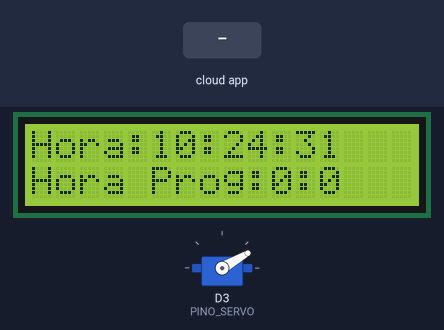
A sketch run on a simulated ESP8266 (NodeMCU). Parts: 16×2 character LCD, servo. The test bench sets the inputs (shaded band). WiFi joins after 1.5 s; servers stay silent unless stated; network time is answered at once with the bench clock; the local clock reads 2024-03-15 10:24:30 at power-on unless the sketch sets it; no MQTT or app messages arrive unless stated; what the sketch prints to the serial monitor is not drawn.

Above: at 2.7 s.
2.8 s: the phone or cloud app sets petchef to ON
At 3.2 s:
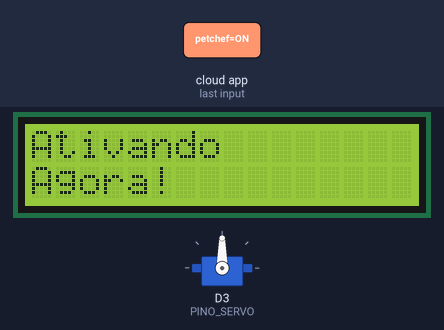
At 5.1 s:
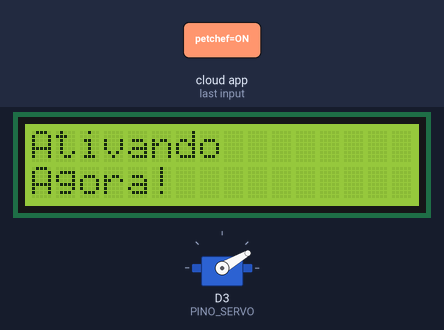
5.8 s: the phone or cloud app sets petchef to TARDE
At 7.7 s:
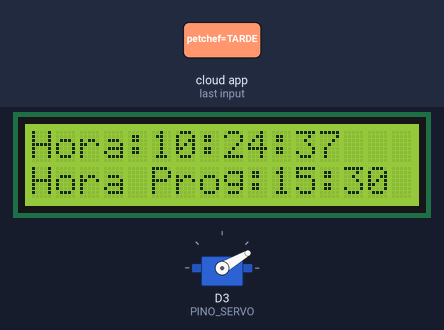
Timing chart, 0 to 9.2 s (numbered marks = the images above; inputs shaded):
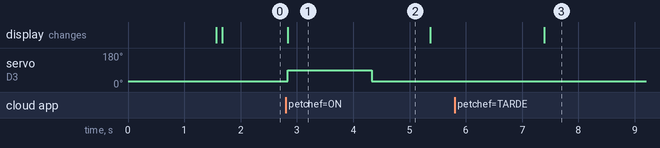

The sketch:

PetChef.ino
```cpp
//Bibliotecas que iremos utilizar

#include <ESP8266WiFi.h>

#include <Servo.h>

#include <Wire.h>

#include <LiquidCrystal_I2C.h>

#include "Adafruit_MQTT.h"

#include "Adafruit_MQTT_Client.h"

#include <NTPClient.h>

#include <WiFiUdp.h>

// Setup Wifi

#define WIFI_SSID "**********" //Nome da sua rede Wifi

#define WIFI_PASS "**********" //Senha da sua rede wifi

#define MQTT_SERV "io.adafruit.com"

#define MQTT_PORT 1883

#define MQTT_NAME "**********" //Seu nome de usuário no Adafruit

#define MQTT_PASS "**********" //Sua chave do adafruit

//Setup LCD

#define col 16 // Serve para definir o numero de colunas do display utilizado

#define lin  2 // Serve para definir o numero de linhas do display utilizado

#define ende  0x27 // Serve para definir o endereço do display.

WiFiUDP ntpUDP;

NTPClient timeClient(ntpUDP, "pool.ntp.org", -10800, 60000); //Configuração de horário para o Brasil

//Setup Servo

Servo servo;

int PINO_SERVO = D3;    // Porta em que o motor esta posicionado

int ANG_ABRE = 90;

int ANG_FECHA = 30;

//Setup horário print

int  hora, mn, seg;

int hora_alim = 0;

int min_alim = 0;

WiFiClient client;

Adafruit_MQTT_Client mqtt(&client, MQTT_SERV, MQTT_PORT, MQTT_NAME, MQTT_PASS);

Adafruit_MQTT_Subscribe petchef = Adafruit_MQTT_Subscribe(&mqtt, MQTT_NAME "/feeds/petchef");

LiquidCrystal_I2C lcd(ende,col,lin);

boolean feed = true;

void setup()
{
  Serial.begin(74880);

  timeClient.begin();

  //Conectando ao wifi
  Serial.print("\n\nConectando ao Wifi... ");

  WiFi.begin(WIFI_SSID, WIFI_PASS);

  while (WiFi.status() != WL_CONNECTED)
  {
    delay(500);
  }

  Serial.println("Conectado!");

  mqtt.subscribe(&petchef);

  lcd.init();

  lcd.backlight();

  lcd.clear();

  servo.attach(PINO_SERVO);

  servo.write(ANG_FECHA);


}

void loop()
{

  MQTT_connect();

  timeClient.update();

  hora = timeClient.getHours();

  mn = timeClient.getMinutes();

  seg = timeClient.getSeconds();

  lcd.setCursor(0,0);

  lcd.print("Hora:");

  lcd.print(hora);

  lcd.print(":");

  lcd.print(mn);

  lcd.print(":");

  lcd.print(seg);

  Serial.print("Hora: ");

  Serial.print(hora);

  Serial.print(":");

  Serial.print(mn);

  Serial.print(":");

  Serial.println(seg);

  lcd.setCursor(0,1);

  lcd.print("Hora Prog:");

  lcd.print(hora_alim);

  lcd.print(':');

  lcd.print(min_alim);

  Serial.print("Hora Alimentar: ");

  Serial.print(hora_alim);

  Serial.print(":");

  Serial.println(min_alim);

  delay(1000);

  Adafruit_MQTT_Subscribe *subscription;

  while ((subscription = mqtt.readSubscription(1000)))

  {

    if (subscription == &petchef)

    {


    if (!strcmp((char*) petchef.lastread, "ON"))

      {

        lcd.clear();

        lcd.setCursor(0,0);

        lcd.print("Ativando");

        lcd.setCursor(0, 1);

        lcd.print("Agora!");

        Serial.println("Ativando agora!!!");

        servo.write(ANG_ABRE);

        delay(1500);

        servo.write(ANG_FECHA);

      }

      if (!strcmp((char*) petchef.lastread, "TARDE"))

      {

        hora_alim = 15;

        min_alim = 30;

      }

    }

  }

  if( hora == hora_alim && mn == min_alim &&feed==true)

    {

      lcd.clear();

      lcd.setCursor(0,0);

      lcd.print("Ativando");

      lcd.setCursor(0, 1);

      lcd.print("Agora!");

      Serial.println("Ativando agora!!!");

      servo.write(ANG_ABRE);

      delay(1500);

      servo.write(ANG_FECHA);


      feed = false;

    }
}

void MQTT_connect()
{

  int8_t ret;

  if (mqtt.connected()) {
    return;
  }

  Serial.print("Conectando ao MQTT... ");

  uint8_t retries = 3;

  while ((ret = mqtt.connect()) != 0) {
    Serial.println(mqtt.connectErrorString(ret));

    Serial.println("Tentando novamente conectar ao MQTT em 5 segundos...");

    mqtt.disconnect();

    delay(5000);

    retries--;

    if (retries == 0) {

      while (1);

    }

  }

  Serial.println("MQTT Connected!");

}
```

Measured:
- after the input at 2.8 s, servo on D3 (PINO_SERVO): 30° → 90° at once, → 30° 1.5 s later; the display: changes at once (image 1)
- what the display in image 1 shows lasts 2.6 s, from 2.8 s to 5.4 s
